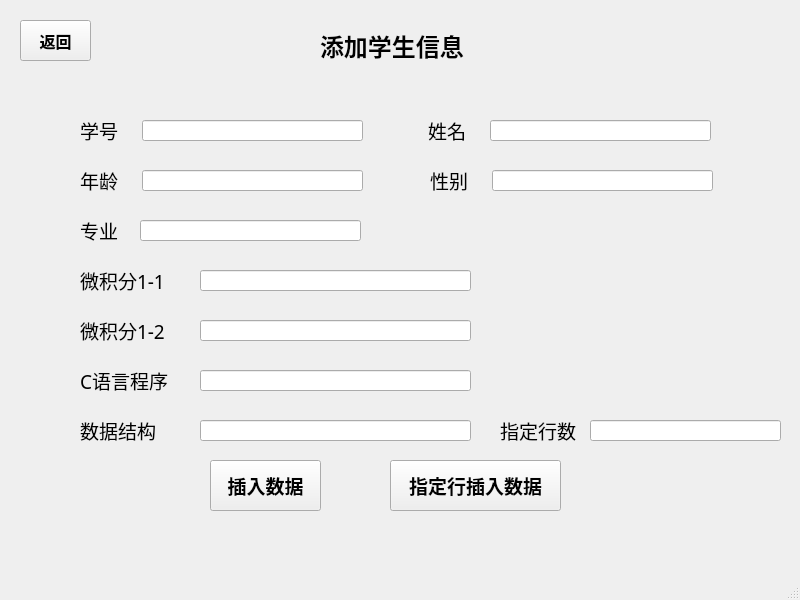
<?xml version="1.0" encoding="UTF-8"?>
<ui version="4.0">
 <class>AddStuInfo</class>
 <widget class="QMainWindow" name="AddStuInfo">
  <property name="geometry">
   <rect>
    <x>0</x>
    <y>0</y>
    <width>800</width>
    <height>600</height>
   </rect>
  </property>
  <property name="font">
   <font>
    <family>微软雅黑</family>
    <pointsize>9</pointsize>
   </font>
  </property>
  <property name="windowTitle">
   <string>MainWindow</string>
  </property>
  <widget class="QWidget" name="centralwidget">
   <widget class="QPushButton" name="Return_Button">
    <property name="geometry">
     <rect>
      <x>20</x>
      <y>20</y>
      <width>71</width>
      <height>41</height>
     </rect>
    </property>
    <property name="font">
     <font>
      <family>微软雅黑</family>
      <pointsize>12</pointsize>
      <weight>75</weight>
      <bold>true</bold>
     </font>
    </property>
    <property name="text">
     <string>返回</string>
    </property>
   </widget>
   <widget class="QLabel" name="label">
    <property name="geometry">
     <rect>
      <x>80</x>
      <y>120</y>
      <width>51</width>
      <height>21</height>
     </rect>
    </property>
    <property name="font">
     <font>
      <family>微软雅黑</family>
      <pointsize>14</pointsize>
     </font>
    </property>
    <property name="text">
     <string>学号</string>
    </property>
   </widget>
   <widget class="QLineEdit" name="lineEdit_id">
    <property name="geometry">
     <rect>
      <x>142</x>
      <y>120</y>
      <width>221</width>
      <height>21</height>
     </rect>
    </property>
   </widget>
   <widget class="QLineEdit" name="lineEdit_name">
    <property name="geometry">
     <rect>
      <x>490</x>
      <y>120</y>
      <width>221</width>
      <height>21</height>
     </rect>
    </property>
   </widget>
   <widget class="QLabel" name="label_2">
    <property name="geometry">
     <rect>
      <x>428</x>
      <y>120</y>
      <width>51</width>
      <height>21</height>
     </rect>
    </property>
    <property name="font">
     <font>
      <family>微软雅黑</family>
      <pointsize>14</pointsize>
     </font>
    </property>
    <property name="text">
     <string>姓名</string>
    </property>
   </widget>
   <widget class="QLineEdit" name="lineEdit_age">
    <property name="geometry">
     <rect>
      <x>142</x>
      <y>170</y>
      <width>221</width>
      <height>21</height>
     </rect>
    </property>
   </widget>
   <widget class="QLabel" name="label_3">
    <property name="geometry">
     <rect>
      <x>80</x>
      <y>170</y>
      <width>51</width>
      <height>21</height>
     </rect>
    </property>
    <property name="font">
     <font>
      <family>微软雅黑</family>
      <pointsize>14</pointsize>
     </font>
    </property>
    <property name="text">
     <string>年龄</string>
    </property>
   </widget>
   <widget class="QLineEdit" name="lineEdit_sex">
    <property name="geometry">
     <rect>
      <x>492</x>
      <y>170</y>
      <width>221</width>
      <height>21</height>
     </rect>
    </property>
    <property name="text">
     <string/>
    </property>
   </widget>
   <widget class="QLabel" name="label_4">
    <property name="geometry">
     <rect>
      <x>430</x>
      <y>170</y>
      <width>51</width>
      <height>21</height>
     </rect>
    </property>
    <property name="font">
     <font>
      <family>微软雅黑</family>
      <pointsize>14</pointsize>
     </font>
    </property>
    <property name="text">
     <string>性别</string>
    </property>
   </widget>
   <widget class="QLineEdit" name="lineEdit_math1">
    <property name="geometry">
     <rect>
      <x>200</x>
      <y>270</y>
      <width>271</width>
      <height>21</height>
     </rect>
    </property>
    <property name="text">
     <string/>
    </property>
   </widget>
   <widget class="QLabel" name="label_5">
    <property name="geometry">
     <rect>
      <x>80</x>
      <y>270</y>
      <width>101</width>
      <height>21</height>
     </rect>
    </property>
    <property name="font">
     <font>
      <family>微软雅黑</family>
      <pointsize>14</pointsize>
     </font>
    </property>
    <property name="text">
     <string>微积分1-1</string>
    </property>
   </widget>
   <widget class="QLabel" name="label_6">
    <property name="geometry">
     <rect>
      <x>320</x>
      <y>30</y>
      <width>151</width>
      <height>31</height>
     </rect>
    </property>
    <property name="font">
     <font>
      <pointsize>18</pointsize>
      <weight>75</weight>
      <bold>true</bold>
     </font>
    </property>
    <property name="text">
     <string>添加学生信息</string>
    </property>
   </widget>
   <widget class="QLineEdit" name="lineEdit_math2">
    <property name="geometry">
     <rect>
      <x>200</x>
      <y>320</y>
      <width>271</width>
      <height>21</height>
     </rect>
    </property>
    <property name="text">
     <string/>
    </property>
   </widget>
   <widget class="QLabel" name="label_7">
    <property name="geometry">
     <rect>
      <x>80</x>
      <y>320</y>
      <width>101</width>
      <height>21</height>
     </rect>
    </property>
    <property name="font">
     <font>
      <family>微软雅黑</family>
      <pointsize>14</pointsize>
     </font>
    </property>
    <property name="text">
     <string>微积分1-2</string>
    </property>
   </widget>
   <widget class="QLineEdit" name="lineEdit_C">
    <property name="geometry">
     <rect>
      <x>200</x>
      <y>370</y>
      <width>271</width>
      <height>21</height>
     </rect>
    </property>
    <property name="text">
     <string/>
    </property>
   </widget>
   <widget class="QLabel" name="label_8">
    <property name="geometry">
     <rect>
      <x>80</x>
      <y>370</y>
      <width>101</width>
      <height>21</height>
     </rect>
    </property>
    <property name="font">
     <font>
      <family>微软雅黑</family>
      <pointsize>14</pointsize>
     </font>
    </property>
    <property name="text">
     <string>C语言程序</string>
    </property>
   </widget>
   <widget class="QLineEdit" name="lineEdit_ds">
    <property name="geometry">
     <rect>
      <x>200</x>
      <y>420</y>
      <width>271</width>
      <height>21</height>
     </rect>
    </property>
    <property name="text">
     <string/>
    </property>
   </widget>
   <widget class="QLabel" name="label_9">
    <property name="geometry">
     <rect>
      <x>80</x>
      <y>420</y>
      <width>101</width>
      <height>21</height>
     </rect>
    </property>
    <property name="font">
     <font>
      <family>微软雅黑</family>
      <pointsize>14</pointsize>
     </font>
    </property>
    <property name="text">
     <string>数据结构</string>
    </property>
   </widget>
   <widget class="QPushButton" name="Upload_Button">
    <property name="geometry">
     <rect>
      <x>210</x>
      <y>460</y>
      <width>111</width>
      <height>51</height>
     </rect>
    </property>
    <property name="font">
     <font>
      <pointsize>14</pointsize>
      <weight>75</weight>
      <bold>true</bold>
     </font>
    </property>
    <property name="text">
     <string>插入数据</string>
    </property>
   </widget>
   <widget class="QLabel" name="label_10">
    <property name="geometry">
     <rect>
      <x>80</x>
      <y>220</y>
      <width>51</width>
      <height>21</height>
     </rect>
    </property>
    <property name="font">
     <font>
      <family>微软雅黑</family>
      <pointsize>14</pointsize>
     </font>
    </property>
    <property name="text">
     <string>专业</string>
    </property>
   </widget>
   <widget class="QLineEdit" name="lineEdit_major">
    <property name="geometry">
     <rect>
      <x>140</x>
      <y>220</y>
      <width>221</width>
      <height>21</height>
     </rect>
    </property>
   </widget>
   <widget class="QPushButton" name="Specify_Upload_Button">
    <property name="geometry">
     <rect>
      <x>390</x>
      <y>460</y>
      <width>171</width>
      <height>51</height>
     </rect>
    </property>
    <property name="font">
     <font>
      <pointsize>14</pointsize>
      <weight>75</weight>
      <bold>true</bold>
     </font>
    </property>
    <property name="text">
     <string>指定行插入数据</string>
    </property>
   </widget>
   <widget class="QLineEdit" name="lineEdit_Specify">
    <property name="geometry">
     <rect>
      <x>590</x>
      <y>420</y>
      <width>191</width>
      <height>21</height>
     </rect>
    </property>
    <property name="text">
     <string/>
    </property>
   </widget>
   <widget class="QLabel" name="label_11">
    <property name="geometry">
     <rect>
      <x>500</x>
      <y>420</y>
      <width>81</width>
      <height>21</height>
     </rect>
    </property>
    <property name="font">
     <font>
      <family>微软雅黑</family>
      <pointsize>14</pointsize>
     </font>
    </property>
    <property name="text">
     <string>指定行数</string>
    </property>
   </widget>
  </widget>
  <widget class="QMenuBar" name="menubar">
   <property name="geometry">
    <rect>
     <x>0</x>
     <y>0</y>
     <width>800</width>
     <height>23</height>
    </rect>
   </property>
  </widget>
  <widget class="QStatusBar" name="statusbar"/>
 </widget>
 <resources/>
 <connections/>
</ui>
